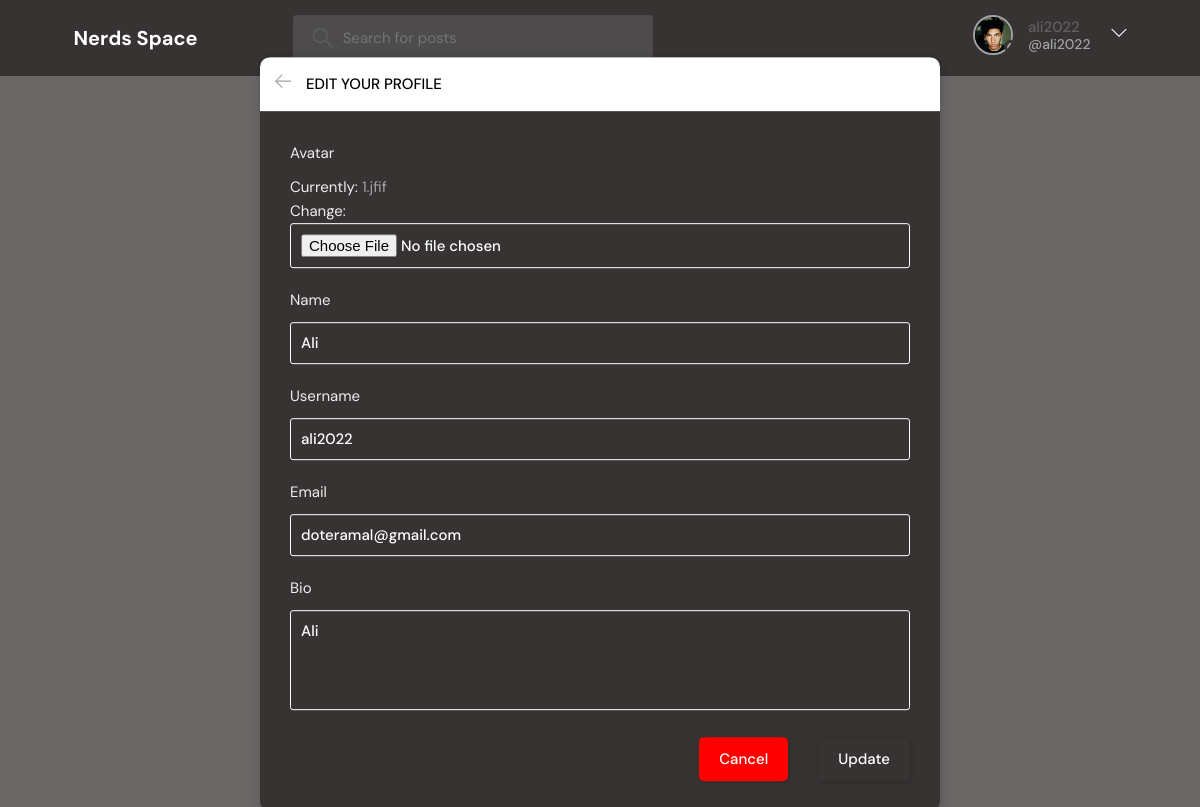
/update-user/ (signed in), run on an earlier commit of the app's database.
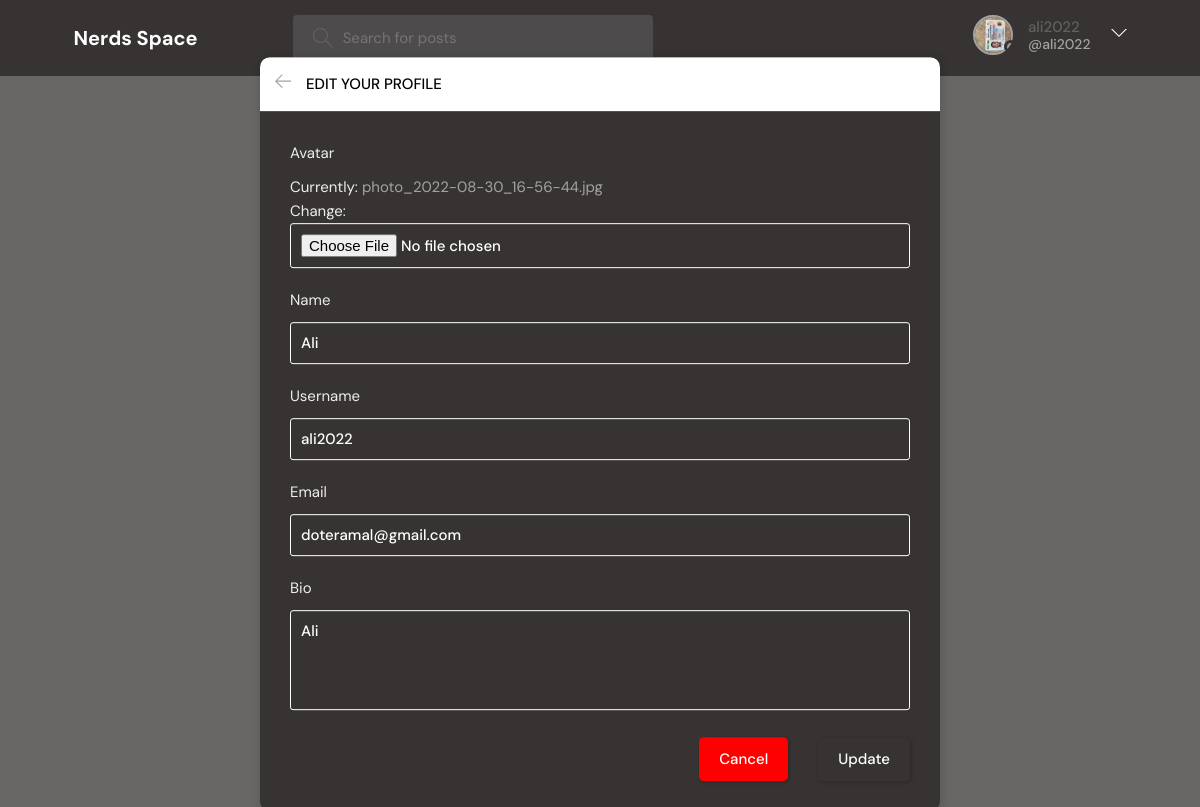
And on a later commit of the database.
### base/models.py (models this page shows)
class User(AbstractUser):
    name = models.CharField(max_length=200, null=True)
    email = models.EmailField(unique=True, null=True)
    bio = models.TextField(null=True)
    avatar = models.ImageField(null=True, default="avatar.svg")
    USERNAME_FIELD = 'email'
    REQUIRED_FIELDS = ['username']

### base/views.py (the view)
# urls.py: path('update-user/', views.updateUser, name="update-user"),
@login_required(login_url='login')
def updateUser(request):
    user = request.user
    form = UserForm(instance=user)
    if request.method == 'POST':
        form = UserForm(request.POST, request.FILES, instance=user)
        if form.is_valid():
            form.save()
            return redirect('user-profile', pk=user.id)
    return render(request, 'base/update-user.html', {'form': form})

### base/forms.py
class UserForm(ModelForm):
    class Meta:
        model = User
        fields = ['avatar', 'name', 'username', 'email', 'bio']

### base/templates/base/update-user.html (shortened to what this page needs)
{% extends 'main.html' %}
{% block content %}
<main class="update-account layout">
  <div class="container">
    <div class="layout__box">
      <div class="layout__boxHeader">
        <div class="layout__boxTitle">
          <a href="{% url 'home' %}">
            <svg version="1.1" xmlns="http://www.w3.org/2000/svg" width="32" height="32" viewBox="0 0 32 32">
              <title>arrow-left</title>
              <path
                d="M13.723 2.286l-13.723 13.714 13.719 13.714 1.616-1.611-10.96-10.96h27.625v-2.286h-27.625l10.965-10.965-1.616-1.607z">
              </path>
            </svg>
          </a>
          <h3>Edit your profile</h3>
        </div>
      </div>
      <div class="layout__body">
        <form class="form" action="" method="POST" enctype="multipart/form-data">
          {% for field in form %}
          <div class="form__group">
            <label for="profile_pic">{{field.label}}</label>
            {{field}}
          </div>
          {% endfor %}
          <div class="form__action">
            <a class="btn btn--dark" href="index.html">Cancel</a>
            <button class="btn btn--main" type="submit">Update</button>
          </div>
        </form>
      </div>
    </div>
  </div>
</main>
{% endblock content %}

### templates/main.html (shortened to what this page needs)
<!DOCTYPE html>
{% load static %}
<html lang="en">
<head>
</head>
<body>
    {% include 'navbar.html' %}
    {% block content %}
    {% endblock %}
</body>
</html>

### templates/navbar.html (shortened to what this page needs)
{% load static %}
<header class="header header--loggedIn">
    <div class="container">
        <a href="{% url 'home' %}" class="header__logo">
            <h1>Nerds Space</h1>
        </a>
        <form class="header__search" method="GET" action="{% url 'home' %}">
            <label>
                <input name="q" placeholder="Search for posts" />
            </label>
        </form>
        <nav class="header__menu">
            {% if request.user.is_authenticated %}
            <div class="header__user">
                <a href="{% url 'update-user' %}">
                    <div class="avatar avatar--medium active">
                        <img src="{{request.user.avatar.url}}" />
                    </div>
                    <p>{{request.user.username}} <span>@{{request.user.username}}</span></p>
                </a>
                <button class="dropdown-button">
                    <svg version="1.1" xmlns="http://www.w3.org/2000/svg" width="32" height="32" viewBox="0 0 32 32">
                        <title>chevron-down</title>
                        <path d="M16 21l-13-13h-3l16 16 16-16h-3l-13 13z"></path>
                    </svg>
                </button>
            </div>
            {% else %}
            <a href="{% url 'login' %}">
                <img src="{% static 'images/avatar.svg' %}" />
                <p style='color: white' >Login</p>
            </a>
            {% endif %}
        </nav>
    </div>
</header>

What changed in the data, as far as the page shows it:
changed User "ali2022": user.avatar: a different picture
Also different on the page:
text no longer shown: "Currently: 1.jfif Change:"
text now shown: "Currently: photo_2022-08-30_16-56-44.jpg Change:"
